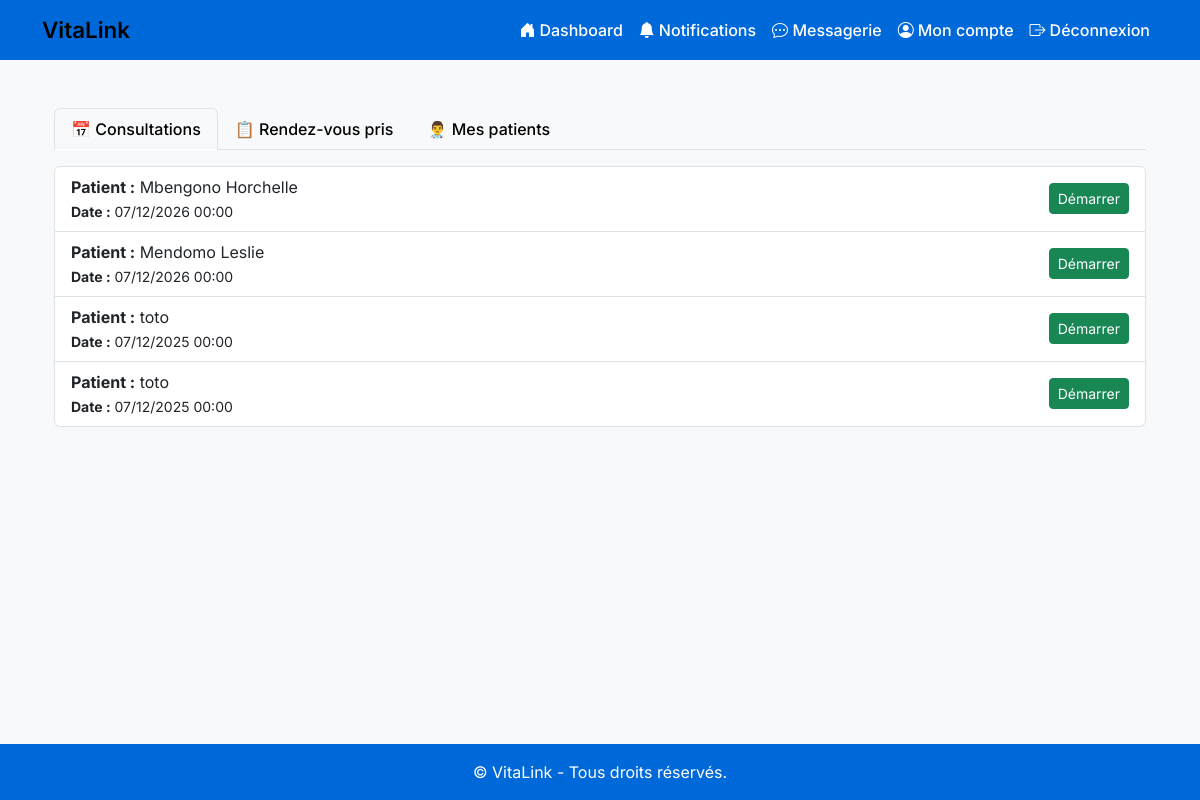
Before: /dashboard/medecin/ (signed in) with the older database file.
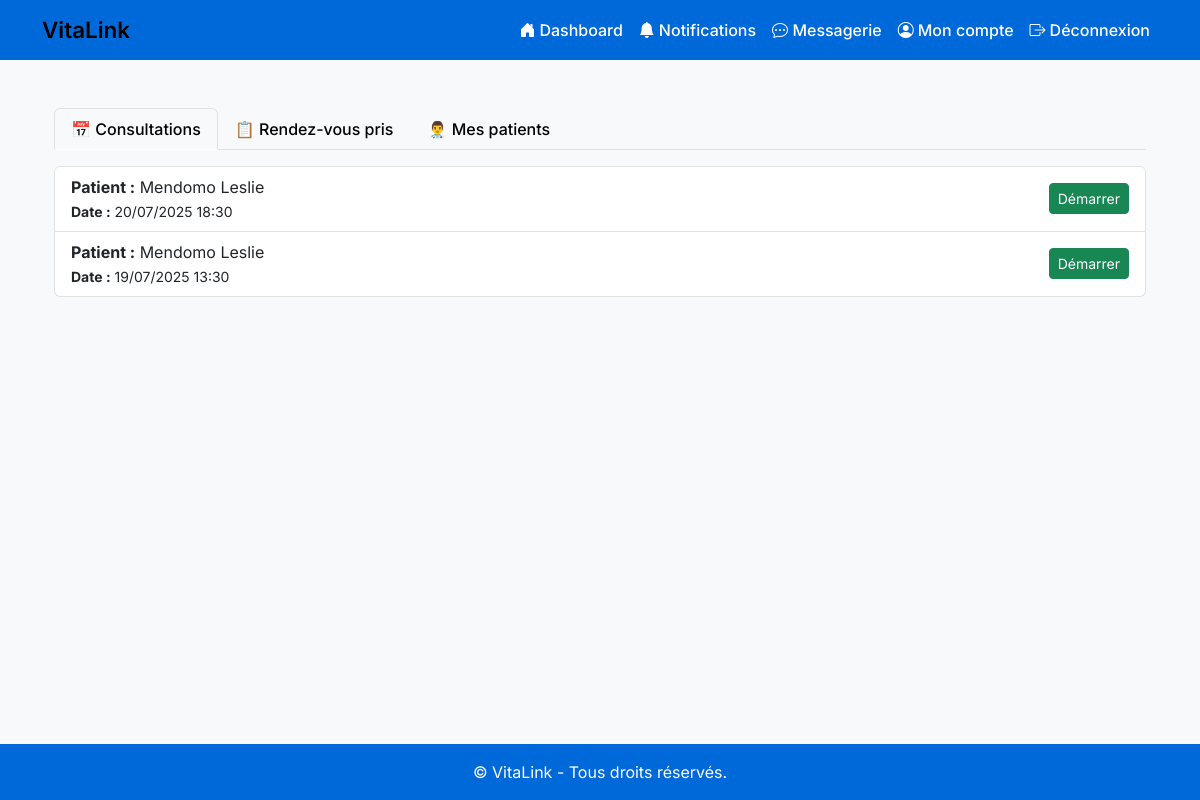
After: the same page with the newer database file.
### consultations/models.py (models this page shows, shortened)
class RendezVous(models.Model):
    patient = models.ForeignKey(settings.AUTH_USER_MODEL, on_delete=models.CASCADE, related_name='rdv_patient')
    medecin = models.ForeignKey(settings.AUTH_USER_MODEL, on_delete=models.CASCADE, related_name='rdv_medecin')
    date = models.DateTimeField()
    room_name = models.CharField(max_length=100, unique=True, default=generate_room_name)
    salle_ouverte = models.BooleanField(default=False)  # <- Ajout

### accounts/models.py (models this page shows)
class CustomUser(AbstractUser):
    ROLE_CHOICES = [
        ('patient', 'Patient'),
        ('medecin', 'Médecin'),
        ('admin', 'Administrateur'),
    ]
    role = models.CharField(max_length=10, choices=ROLE_CHOICES, default='patient')
    telephone = models.CharField(max_length=22, default='')
    date_created = models.DateTimeField(auto_now_add=True)  # <- Ajout

### consultations/views.py (the view)
# urls.py: path('dashboard/medecin/', dashboard_medecin, name='dashboard_medecin'),
@login_required
def dashboard_medecin(request):
    user = request.user
    consultations_donnees = RendezVous.objects.filter(medecin=user).order_by('-date')
    rdvs_pris = RendezVous.objects.filter(patient=user).order_by('-date')
    patients_ids = consultations_donnees.values_list('patient__id', flat=True).distinct()
    patients = CustomUser.objects.filter(id__in=patients_ids, role='patient')
    return render(request, 'dashboard/medecin.html', {
        'consultations_donnees': consultations_donnees,
        'rdvs_pris': rdvs_pris,
        'patients': patients,
    })

### accounts/context_processors.py (called while the page is built)
def profil_incomplet_notification(request):
    if not request.user.is_authenticated:
        return {}
    user = request.user
    now = timezone.now()
    if user.date_created + timedelta(hours=24) > now:
        return {}
    if user.role == 'patient' and not hasattr(user, 'patientprofile'):
        return {'show_profil_notification': True, 'profil_url': 'completer_profil_patient'}
    if user.role == 'medecin' and not hasattr(user, 'doctorprofile'):
        return {'show_profil_notification': True, 'profil_url': 'completer_profil_medecin'}
    return {}

### templates/dashboard/medecin.html (shortened to what this page needs)
{% extends 'base.html' %}
{% load static%}
{% block content %}
<div class="container mt-4">
  <ul class="nav nav-tabs" id="medecinTab" role="tablist">
    <li class="nav-item" role="presentation">
      <button class="nav-link active" id="consultations-tab" data-bs-toggle="tab" data-bs-target="#consultations" type="button" role="tab">
        📅 Consultations
      </button>
    </li>
    <li class="nav-item" role="presentation">
      <button class="nav-link" id="rdv-tab" data-bs-toggle="tab" data-bs-target="#rdv" type="button" role="tab">
        📋 Rendez-vous pris
      </button>
    </li>
    <li class="nav-item" role="presentation">
      <button class="nav-link" id="patients-tab" data-bs-toggle="tab" data-bs-target="#patients" type="button" role="tab">
        👨‍⚕️ Mes patients
      </button>
    </li>
  </ul>
  <div class="tab-content mt-3" id="medecinTabContent">
    <div class="tab-pane fade show active" id="consultations" role="tabpanel">
      <ul class="list-group">
        {% for rdv in consultations_donnees %}
          <li class="list-group-item">
            <div class="d-flex justify-content-between align-items-center">
              <div>
                <strong>Patient :</strong> {{ rdv.patient.get_full_name|default:rdv.patient.username }}<br>
                <small><strong>Date :</strong> {{ rdv.date|date:"d/m/Y H:i" }}</small>
              </div>
              <a href="{% url 'teleconsultation' rdv.room_name %}" class="btn btn-success btn-sm">Démarrer</a>
            </div>
          </li>
        {% empty %}
          <li class="list-group-item">Aucune consultation prévue.</li>
        {% endfor %}
      </ul>
    </div>
  </div>
</div>
{% endblock %}

### templates/base.html (shortened to what this page needs)
<!DOCTYPE html>
<html lang="fr">
<head>
    <link href="https://cdn.jsdelivr.net/npm/bootstrap@5.3.0/dist/css/bootstrap.min.css" rel="stylesheet">
    <link href="https://cdn.jsdelivr.net/npm/bootstrap-icons@1.10.5/font/bootstrap-icons.css" rel="stylesheet">
</head>
<body class="d-flex flex-column min-vh-100">
    <nav class="navbar navbar-expand-lg">
        <div class="container">
            <a class="navbar-brand" href="{% url 'dashboard_redirect' %}">VitaLink</a>
            {% if user.is_authenticated %}
            <div class="collapse navbar-collapse" id="navbarNav">
                <ul class="navbar-nav ms-auto">
                    <li class="nav-item">
                        <a class="nav-link" href="{% url 'dashboard_redirect' %}">
                            <i class="bi bi-house-door-fill me-1"></i>Dashboard
                        </a>
                    </li>
                    <li class="nav-item">
                        <a class="nav-link" href="{% url 'notifications' %}">
                            <i class="bi bi-bell-fill me-1"></i>Notifications
                        </a>
                    </li>
                    <li class="nav-item">
                        <a class="nav-link" href="{% url 'messagerie_home' %}">
                            <i class="bi bi-chat-dots"></i> Messagerie
                        </a>
                    </li>
                    <li class="nav-item">
                        <a class="nav-link" href="{% url 'account' %}">
                            <i class="bi bi-person-circle me-1"></i>Mon compte
                        </a>
                    </li>
                    <li class="nav-item">
                        <a class="nav-link" href="{% url 'logout' %}">
                            <i class="bi bi-box-arrow-right me-1"></i>Déconnexion
                        </a>
                    </li>
                </ul>
            </div>
            {% endif %}
        </div>
    </nav>
    <main class="container flex-grow-1 py-4">
        {% block content %}{% endblock %}
    </main>
    <footer class="mt-auto">
        &copy; {{ now|date:"Y" }} VitaLink - Tous droits réservés.
    </footer>
</body>
</html>

### templates/base.html (style rules this page uses)
body { font-family: 'Inter', sans-serif; background-color: #f8f9fa; }
.navbar { background-color: #0069d9; }
.navbar-brand { font-weight: 600; font-size: 1.4rem; }
.nav-link { color: #ffffff !important; font-weight: 500; }
footer { background-color: #0069d9; color: white; padding: 1rem; text-align: center; }

### templates/dashboard/medecin.html (style rules this page uses)
.nav-tabs .nav-link { color: #000 !important; }
.nav-tabs .nav-link.active { background-color: #f8f9fa; border-color: #dee2e6 #dee2e6 #fff; color: #000 !important; }

Changed rows visible on the page:
removed RendezVous: patient.get_full_name "Mbengono Horchelle", date "07/12/2026 00:00"
removed RendezVous: patient.get_full_name "Mendomo Leslie", date "07/12/2026 00:00"
removed RendezVous: patient.get_full_name "toto", date "07/12/2025 00:00"
removed RendezVous: patient.get_full_name "toto", date "07/12/2025 00:00"
added RendezVous: patient.get_full_name "Mendomo Leslie", date "20/07/2025 18:30"
added RendezVous: patient.get_full_name "Mendomo Leslie", date "19/07/2025 13:30"
